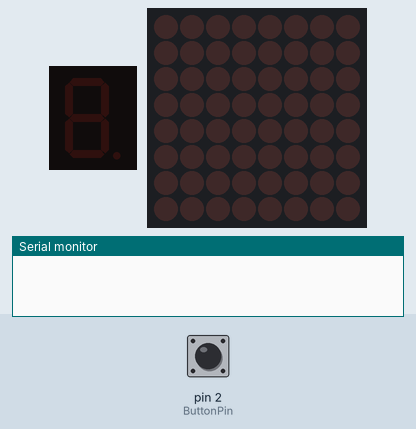
This sketch was run on a simulated Arduino Uno, built with avr-gcc and run on an emulated ATmega328P. On the bench: 1-digit seven-segment display, 8×8 LED matrix, the last lines printed to the serial monitor. Wiring (inferred from the names in the program): 1-digit 7-segment display, segments lit when HIGH: segments pin 3, pin 4, pin 5, pin 6, pin 7, pin 9, pin 8. The test bench sets the inputs (shaded band); at power-on: pin 2 (ButtonPin) LOW. Random numbers use the default seed unless the sketch sets one; the segment pins are drawn as the display they are named for.

Above: at 1.2 s.
1.3 s: pin 2 (ButtonPin) pulled HIGH for 0.15 s
At 1.45 s:
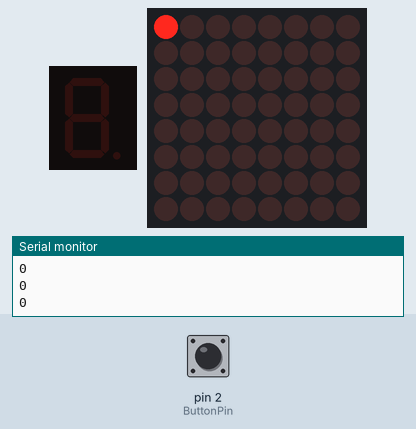
4.3 s: pin 2 (ButtonPin) pulled HIGH for 1 s
At 4.77 s:
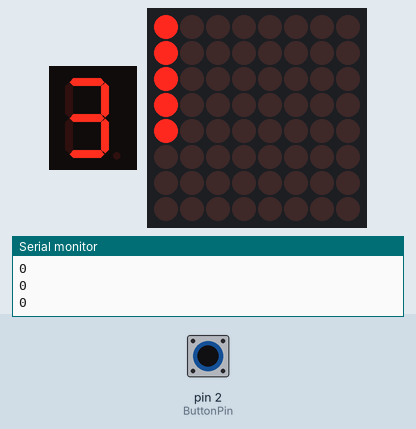
7.3 s: pin 2 (ButtonPin) pulled HIGH for 3.2 s
At 11.7 s:
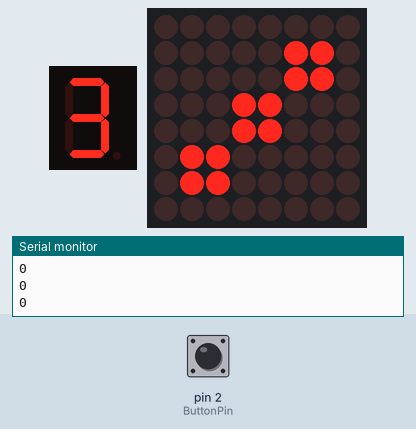
12.0 s: pin 2 (ButtonPin) pulled HIGH for 1 s
At 13.43 s:
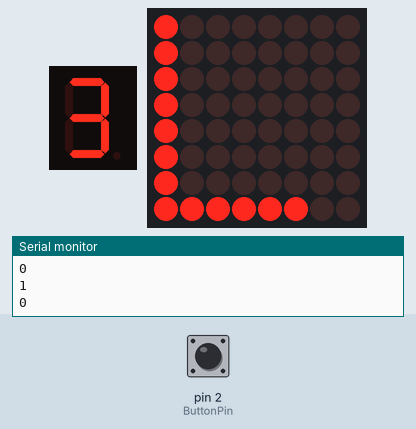
15.3 s: pin 2 (ButtonPin) pulled HIGH for 3.2 s
At 20.2 s:
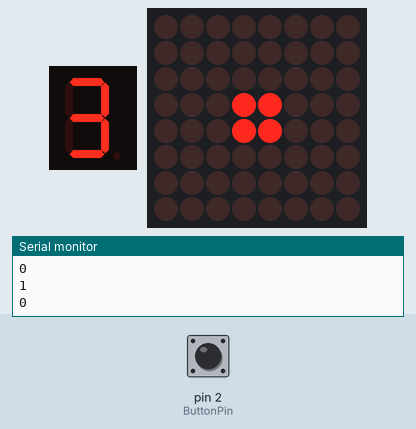
20.9 s: pin 2 (ButtonPin) pulled HIGH for 1 s
At 22.18 s:
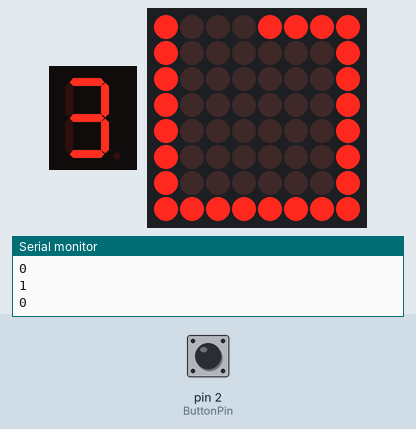

Measured:
- after the input at 1.3 s, the display: changes at once (image 1)
- what the display in image 3 shows lasts 1.0 s, from 11.0 s to 12.0 s

The sketch:

Roll_The_Dice.ino
```cpp
  #include "LedControl.h"

  LedControl lc = LedControl(12,10,11,1);

  const int ButtonPin = 2; // number of the button pin
  const int f = 9;
  const int g = 8;
  const int e = 7;
  const int d = 6;
  const int c = 5;
  const int b = 4;
  const int a = 3;

  int ButtonState = 0;
  int count[6] = {0, 0, 0, 0, 0, 0};

  const byte limpa[8] = {B00000000, B00000000, B00000000, B00000000, B00000000, B00000000, B00000000, B00000000};

  const byte sym_one[8] = {B00000000, B00000000, B00000000, B00011000, B00011000, B00000000, B00000000, B00000000};
  const byte sym_two[8] = {B00000000, B00000110, B00000110, B00000000, B00000000, B01100000, B01100000, B00000000};
  const byte sym_three[8] = {B00000000, B00000110, B00000110, B00011000, B00011000, B01100000, B01100000, B00000000};
  const byte sym_four[8] = {B00000000, B01100110, B01100110, B00000000, B00000000, B01100110, B01100110, B00000000};
  const byte sym_five[8] = {B00000000, B01100110, B01100110, B00011000, B00011000, B01100110, B01100110, B00000000};
  const byte sym_six[8] = {B00000000, B11011011, B11011011, B00000000, B00000000, B11011011, B11011011, B00000000};

  const byte num_one[8] = {B00000000, B00000000, B00000000, B00000001, B11111111, B01000001, B00000000, B00000000};
  const byte num_two[8] = {B00000000, B00000000, B01110001, B10001001, B10000101, B10000011, B01000001, B00000000};
  const byte num_three[8] = {B00000000, B00000000, B01101110, B10010001, B10010001, B10000001, B01000010, B00000000};
  const byte num_four[8] = {B00000000, B00000000, B11111111, B01000100, B00100100, B00010100, B00001100, B00000000};
  const byte num_five[8] = {B00000000, B00000000, B10001110, B10010001, B10010001, B10010001, B11110010, B00000000};
  const byte num_six[8] = {B00000000, B00000000, B01001110, B10010001, B10010001, B10010001, B01111110, B00000000};


void setup() {
  Serial.begin(9600);
  randomSeed(analogRead(0));
  pinMode(ButtonPin, INPUT);

  pinMode(f, OUTPUT);
  pinMode(g, OUTPUT);
  pinMode(e, OUTPUT);
  pinMode(d, OUTPUT);
  pinMode(c, OUTPUT);
  pinMode(b, OUTPUT);
  pinMode(a, OUTPUT);

  lc.shutdown(0,false);
  lc.setIntensity(0,10);
  lc.clearDisplay(0);
}

void Turn_Led(int add, int x, int y, bool sign)
{
  lc.setLed(add, x, y, sign);
  delay(25);
}
void Shaking_Dice()
{
  /*int limit = 7;
  int xx, yy;
  for(int init = 0; init < 4; init++)
  {
    for(xx = init, yy = init; xx <= limit; xx++)
      Turn_Led(0, xx, yy, true);

    for(yy = init; yy <= limit; yy++)
      Turn_Led(0, xx, yy, true);

    for(xx = limit; xx >= init; xx--)
      Turn_Led(0, xx, yy, true);

    for(yy = limit; yy >= init; yy--)
      Turn_Led(0,xx, yy, true);

    limit--;
  }*/

  Turn_Led(0, 0, 0, true);
  Turn_Led(0, 1, 0, true);
  Turn_Led(0, 2, 0, true);
  Turn_Led(0, 3, 0, true);
  Turn_Led(0, 4, 0, true);
  Turn_Led(0, 5, 0, true);
  Turn_Led(0, 6, 0, true);
  Turn_Led(0, 7, 0, true);

  Turn_Led(0, 7, 1, true);
  Turn_Led(0, 7, 2, true);
  Turn_Led(0, 7, 3, true);
  Turn_Led(0, 7, 4, true);
  Turn_Led(0, 7, 5, true);
  Turn_Led(0, 7, 6, true);
  Turn_Led(0, 7, 7, true);

  Turn_Led(0, 6, 7, true);
  Turn_Led(0, 5, 7, true);
  Turn_Led(0, 4, 7, true);
  Turn_Led(0, 3, 7, true);
  Turn_Led(0, 2, 7, true);
  Turn_Led(0, 1, 7, true);
  Turn_Led(0, 0, 7, true);

  Turn_Led(0, 0, 6, true);
  Turn_Led(0, 0, 5, true);
  Turn_Led(0, 0, 4, true);
  Turn_Led(0, 0, 3, true);
  Turn_Led(0, 0, 2, true);
  Turn_Led(0, 0, 1, true);

  Turn_Led(0, 1, 1, true);
  Turn_Led(0, 2, 1, true);
  Turn_Led(0, 3, 1, true);
  Turn_Led(0, 4, 1, true);
  Turn_Led(0, 5, 1, true);
  Turn_Led(0, 6, 1, true);

  Turn_Led(0, 6, 2, true);
  Turn_Led(0, 6, 3, true);
  Turn_Led(0, 6, 4, true);
  Turn_Led(0, 6, 5, true);
  Turn_Led(0, 6, 6, true);

  Turn_Led(0, 5, 6, true);
  Turn_Led(0, 4, 6, true);
  Turn_Led(0, 3, 6, true);
  Turn_Led(0, 2, 6, true);
  Turn_Led(0, 1, 6, true);

  Turn_Led(0, 1, 5, true);
  Turn_Led(0, 1, 4, true);
  Turn_Led(0, 1, 3, true);
  Turn_Led(0, 1, 2, true);

  Turn_Led(0, 2, 2, true);
  Turn_Led(0, 3, 2, true);
  Turn_Led(0, 4, 2, true);
  Turn_Led(0, 5, 2, true);

  Turn_Led(0, 5, 3, true);
  Turn_Led(0, 5, 4, true);
  Turn_Led(0, 5, 5, true);

  Turn_Led(0, 4, 5, true);
  Turn_Led(0, 3, 5, true);
  Turn_Led(0, 2, 5, true);

  Turn_Led(0, 2, 4, true);
  Turn_Led(0, 2, 3, true);

  Turn_Led(0, 3, 3, true);
  Turn_Led(0, 4, 3, true);

  Turn_Led(0, 4, 4, true);
  Turn_Led(0, 3, 4, true);


  Turn_Led(0, 3, 4, false);
  Turn_Led(0, 4, 4, false);

  Turn_Led(0, 4, 3, false);
  Turn_Led(0, 3, 3, false);

  Turn_Led(0, 2, 3, false);
  Turn_Led(0, 2, 4, false);

  Turn_Led(0, 2, 5, false);
  Turn_Led(0, 3, 5, false);
  Turn_Led(0, 4, 5, false);

  Turn_Led(0, 5, 5, false);
  Turn_Led(0, 5, 4, false);
  Turn_Led(0, 5, 3, false);

  Turn_Led(0, 5, 2, false);
  Turn_Led(0, 4, 2, false);
  Turn_Led(0, 3, 2, false);
  Turn_Led(0, 2, 2, false);

  Turn_Led(0, 1, 2, false);
  Turn_Led(0, 1, 3, false);
  Turn_Led(0, 1, 4, false);
  Turn_Led(0, 1, 5, false);

  Turn_Led(0, 1, 6, false);
  Turn_Led(0, 2, 6, false);
  Turn_Led(0, 3, 6, false);
  Turn_Led(0, 4, 6, false);
  Turn_Led(0, 5, 6, false);

  Turn_Led(0, 6, 6, false);
  Turn_Led(0, 6, 5, false);
  Turn_Led(0, 6, 4, false);
  Turn_Led(0, 6, 3, false);
  Turn_Led(0, 6, 2, false);

  Turn_Led(0, 6, 1, false);
  Turn_Led(0, 5, 1, false);
  Turn_Led(0, 4, 1, false);
  Turn_Led(0, 3, 1, false);
  Turn_Led(0, 2, 1, false);
  Turn_Led(0, 1, 1, false);

  Turn_Led(0, 0, 1, false);
  Turn_Led(0, 0, 2, false);
  Turn_Led(0, 0, 3, false);
  Turn_Led(0, 0, 4, false);
  Turn_Led(0, 0, 5, false);
  Turn_Led(0, 0, 6, false);

  Turn_Led(0, 0, 7, false);
  Turn_Led(0, 1, 7, false);
  Turn_Led(0, 2, 7, false);
  Turn_Led(0, 3, 7, false);
  Turn_Led(0, 4, 7, false);
  Turn_Led(0, 5, 7, false);
  Turn_Led(0, 6, 7, false);

  Turn_Led(0, 7, 7, false);
  Turn_Led(0, 7, 6, false);
  Turn_Led(0, 7, 5, false);
  Turn_Led(0, 7, 4, false);
  Turn_Led(0, 7, 3, false);
  Turn_Led(0, 7, 2, false);
  Turn_Led(0, 7, 1, false);

  Turn_Led(0, 7, 0, false);
  Turn_Led(0, 6, 0, false);
  Turn_Led(0, 5, 0, false);
  Turn_Led(0, 4, 0, false);
  Turn_Led(0, 3, 0, false);
  Turn_Led(0, 2, 0, false);
  Turn_Led(0, 1, 0, false);
  Turn_Led(0, 0, 0, false);
}

void Update_7Seg()
{
  int aux = -1;
  int maxi = 0;

  for(int i = 0; i < 6; i++)
  {
    if(count[i] > maxi)
    {
      aux = i;
      maxi = count [aux];
    }
  }
  if(aux == -1)
    return;

  switch (aux)
  {
    case 0:
      Show_1S();
    break;

    case 1:
      Show_2S();
    break;

    case 2:
      Show_3S();
    break;

    case 3:
      Show_4S();
    break;

    case 4:
      Show_5S();
    break;

    case 5:
      Show_6S();
    break;
  }


}

void Show_1S()
{
  digitalWrite(a,0);
  digitalWrite(b,1);
  digitalWrite(c,1);
  digitalWrite(d,0);
  digitalWrite(e,0);
  digitalWrite(f,0);
  digitalWrite(g,0);
}

void Show_2S()
{
  digitalWrite(a,1);
  digitalWrite(b,1);
  digitalWrite(c,0);
  digitalWrite(d,1);
  digitalWrite(e,1);
  digitalWrite(f,0);
  digitalWrite(g,1);
}

void Show_3S()
{
   digitalWrite(a,1);
  digitalWrite(b,1);
  digitalWrite(c,1);
  digitalWrite(d,1);
  digitalWrite(e,0);
  digitalWrite(f,0);
  digitalWrite(g,1);
}

void Show_4S()
{
  digitalWrite(a,0);
  digitalWrite(b,1);
  digitalWrite(c,1);
  digitalWrite(d,0);
  digitalWrite(e,0);
  digitalWrite(f,1);
  digitalWrite(g,1);
}

void Show_5S()
{
  digitalWrite(a,1);
  digitalWrite(b,0);
  digitalWrite(c,1);
  digitalWrite(d,1);
  digitalWrite(e,0);
  digitalWrite(f,1);
  digitalWrite(g,1);
}

void Show_6S()
{
  digitalWrite(a,0);
  digitalWrite(b,0);
  digitalWrite(c,1);
  digitalWrite(d,1);
  digitalWrite(e,1);
  digitalWrite(f,1);
  digitalWrite(g,1);
}


void Clear_Matrix()
{
  Render(limpa);
}

void Render(byte * num)
{
  for(int i = 0; i < 8; i ++)
  {
    lc.setRow(0, i, num[i]);
  }
}

void Show_Result(int num)
{
  switch (num)
  {
    case 1:
      show_one();
    break;

    case 2:
      show_two();
    break;

    case 3:
      show_three();
    break;

    case 4:
      show_four();
    break;

    case 5:
      show_five();
    break;

    case 6:
      show_six();
    break;
  }
}

void show_one()
{
  ButtonState = digitalRead(ButtonPin);
  Update_7Seg();
  while(ButtonState == LOW)
  {
    Render(sym_one);
    delay(1000);
    ButtonState = digitalRead(ButtonPin);
    if(ButtonState == HIGH)
      break;
    Render(num_one);
    delay(1000);
    ButtonState = digitalRead(ButtonPin);
  }
}

void show_two()
{
  ButtonState = digitalRead(ButtonPin);
  Update_7Seg();
  while(ButtonState == LOW)
  {
    Render(sym_two);
    delay(1000);
    ButtonState = digitalRead(ButtonPin);
    if(ButtonState == HIGH)
      break;
    Render(num_two);
    delay(1000);
    ButtonState = digitalRead(ButtonPin);
  }
}

void show_three()
{
  ButtonState = digitalRead(ButtonPin);
  Update_7Seg();
  while(ButtonState == LOW)
  {
    Render(sym_three);
    delay(1000);
    ButtonState = digitalRead(ButtonPin);
    if(ButtonState == HIGH)
      break;
    Render(num_three);
    delay(1000);
    ButtonState = digitalRead(ButtonPin);
  }
}

void show_four()
{
  ButtonState = digitalRead(ButtonPin);
  Update_7Seg();
  while(ButtonState == LOW)
  {
    Render(sym_four);
    delay(1000);
    ButtonState = digitalRead(ButtonPin);
    if(ButtonState == HIGH)
      break;
    Render(num_four);
    delay(1000);
    ButtonState = digitalRead(ButtonPin);
  }
}

void show_five()
{
  ButtonState = digitalRead(ButtonPin);
  Update_7Seg();
  while(ButtonState == LOW)
  {
    Render(sym_five);
    delay(1000);
    ButtonState = digitalRead(ButtonPin);
    if(ButtonState == HIGH)
      break;
    Render(num_five);
    delay(1000);
    ButtonState = digitalRead(ButtonPin);
  }
}

void show_six()
{
  ButtonState = digitalRead(ButtonPin);
  Update_7Seg();
  while(ButtonState == LOW)
  {
    Render(sym_six);
    delay(1000);
    ButtonState = digitalRead(ButtonPin);
    if(ButtonState == HIGH)
      break;
    Render(num_six);
    delay(1000);
    ButtonState = digitalRead(ButtonPin);
  }
}

int Gen_rand()
{
  return random(1, 7);
}

void loop() {
  ButtonState = digitalRead(ButtonPin);


  if(ButtonState == HIGH)
  {
    int num = Gen_rand();
    Serial.println(num);
    count[num - 1] ++;
    for(int i = 0; i < 6; i++)
      Serial.println(count[i]);

    Serial.println();
    Clear_Matrix();
    Shaking_Dice();
    Show_Result(num);
  }
}
```
